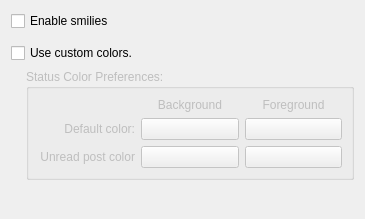
<?xml version="1.0" encoding="UTF-8"?>
<ui version="4.0">
 <class>appears_base</class>
 <widget class="QWidget" name="appears_base">
  <property name="geometry">
   <rect>
    <x>0</x>
    <y>0</y>
    <width>365</width>
    <height>219</height>
   </rect>
  </property>
  <layout class="QVBoxLayout" name="verticalLayout_2">
   <item>
    <widget class="QCheckBox" name="kcfg_isSmiliesEnabled">
     <property name="text">
      <string>Enable smilies</string>
     </property>
    </widget>
   </item>
   <item>
    <widget class="KSeparator" name="kseparator"/>
   </item>
   <item>
    <widget class="QCheckBox" name="kcfg_isCustomUi">
     <property name="text">
      <string>Use custom colors.</string>
     </property>
    </widget>
   </item>
   <item>
    <layout class="QHBoxLayout" name="horizontalLayout">
     <item>
      <spacer name="horizontalSpacer">
       <property name="orientation">
        <enum>Qt::Horizontal</enum>
       </property>
       <property name="sizeType">
        <enum>QSizePolicy::Fixed</enum>
       </property>
       <property name="sizeHint" stdset="0">
        <size>
         <width>15</width>
         <height>80</height>
        </size>
       </property>
      </spacer>
     </item>
     <item>
      <widget class="QGroupBox" name="groupBox">
       <property name="enabled">
        <bool>false</bool>
       </property>
       <property name="title">
        <string>Status Color Preferences:</string>
       </property>
       <layout class="QVBoxLayout" name="verticalLayout">
        <item>
         <layout class="QGridLayout" name="gridLayout">
          <item row="0" column="1">
           <widget class="QLabel" name="label_5">
            <property name="text">
             <string>Background</string>
            </property>
            <property name="alignment">
             <set>Qt::AlignCenter</set>
            </property>
           </widget>
          </item>
          <item row="1" column="0">
           <widget class="QLabel" name="label">
            <property name="text">
             <string>Default color:</string>
            </property>
            <property name="alignment">
             <set>Qt::AlignRight|Qt::AlignTrailing|Qt::AlignVCenter</set>
            </property>
           </widget>
          </item>
          <item row="1" column="1">
           <widget class="KColorButton" name="kcfg_readBackColor"/>
          </item>
          <item row="1" column="2">
           <widget class="KColorButton" name="kcfg_readForeColor">
            <property name="color">
             <color>
              <red>0</red>
              <green>0</green>
              <blue>0</blue>
             </color>
            </property>
           </widget>
          </item>
          <item row="2" column="0">
           <widget class="QLabel" name="label_2">
            <property name="text">
             <string>Unread post color</string>
            </property>
            <property name="alignment">
             <set>Qt::AlignRight|Qt::AlignTrailing|Qt::AlignVCenter</set>
            </property>
           </widget>
          </item>
          <item row="2" column="1">
           <widget class="KColorButton" name="kcfg_unreadBackColor">
            <property name="color">
             <color>
              <red>195</red>
              <green>230</green>
              <blue>205</blue>
             </color>
            </property>
           </widget>
          </item>
          <item row="2" column="2">
           <widget class="KColorButton" name="kcfg_unreadForeColor">
            <property name="color">
             <color>
              <red>0</red>
              <green>0</green>
              <blue>0</blue>
             </color>
            </property>
           </widget>
          </item>
          <item row="0" column="2">
           <widget class="QLabel" name="label_6">
            <property name="text">
             <string>Foreground</string>
            </property>
            <property name="alignment">
             <set>Qt::AlignCenter</set>
            </property>
           </widget>
          </item>
         </layout>
        </item>
       </layout>
      </widget>
     </item>
    </layout>
   </item>
   <item>
    <spacer name="verticalSpacer">
     <property name="orientation">
      <enum>Qt::Vertical</enum>
     </property>
     <property name="sizeHint" stdset="0">
      <size>
       <width>20</width>
       <height>40</height>
      </size>
     </property>
    </spacer>
   </item>
  </layout>
 </widget>
 <customwidgets>
  <customwidget>
   <class>KColorButton</class>
   <extends>QPushButton</extends>
   <header>kcolorbutton.h</header>
  </customwidget>
  <customwidget>
   <class>KSeparator</class>
   <extends>QFrame</extends>
   <header>kseparator.h</header>
  </customwidget>
 </customwidgets>
 <resources/>
 <connections>
  <connection>
   <sender>kcfg_isCustomUi</sender>
   <signal>toggled(bool)</signal>
   <receiver>groupBox</receiver>
   <slot>setEnabled(bool)</slot>
   <hints>
    <hint type="sourcelabel">
     <x>74</x>
     <y>14</y>
    </hint>
    <hint type="destinationlabel">
     <x>74</x>
     <y>40</y>
    </hint>
   </hints>
  </connection>
 </connections>
</ui>
